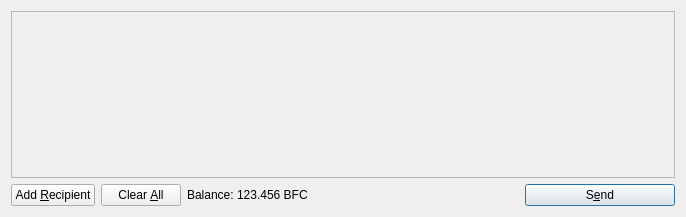
<?xml version="1.0" encoding="UTF-8"?>
<ui version="4.0">
 <class>SendCoinsDialog</class>
 <widget class="QDialog" name="SendCoinsDialog">
  <property name="geometry">
   <rect>
    <x>0</x>
    <y>0</y>
    <width>686</width>
    <height>217</height>
   </rect>
  </property>
  <property name="windowTitle">
   <string>Send Coins</string>
  </property>
  <layout class="QVBoxLayout" name="verticalLayout">
   <item>
    <widget class="QScrollArea" name="scrollArea">
     <property name="widgetResizable">
      <bool>true</bool>
     </property>
     <widget class="QWidget" name="scrollAreaWidgetContents">
      <property name="geometry">
       <rect>
        <x>0</x>
        <y>0</y>
        <width>666</width>
        <height>165</height>
       </rect>
      </property>
      <layout class="QVBoxLayout" name="verticalLayout_2">
       <property name="margin">
        <number>0</number>
       </property>
       <item>
        <layout class="QVBoxLayout" name="entries">
         <property name="spacing">
          <number>6</number>
         </property>
        </layout>
       </item>
       <item>
        <spacer name="verticalSpacer">
         <property name="orientation">
          <enum>Qt::Vertical</enum>
         </property>
         <property name="sizeHint" stdset="0">
          <size>
           <width>20</width>
           <height>40</height>
          </size>
         </property>
        </spacer>
       </item>
      </layout>
     </widget>
    </widget>
   </item>
   <item>
    <layout class="QHBoxLayout" name="horizontalLayout">
     <item>
      <widget class="QPushButton" name="addButton">
       <property name="toolTip">
        <string>Send to multiple recipients at once</string>
       </property>
       <property name="text">
        <string>Add &amp;Recipient</string>
       </property>
       <property name="icon">
        <iconset resource="../bitcoin.qrc">
         <normaloff>:/icons/add</normaloff>:/icons/add</iconset>
       </property>
       <property name="autoDefault">
        <bool>false</bool>
       </property>
      </widget>
     </item>
     <item>
      <widget class="QPushButton" name="clearButton">
       <property name="sizePolicy">
        <sizepolicy hsizetype="Minimum" vsizetype="Fixed">
         <horstretch>0</horstretch>
         <verstretch>0</verstretch>
        </sizepolicy>
       </property>
       <property name="toolTip">
        <string>Remove all transaction fields</string>
       </property>
       <property name="text">
        <string>Clear &amp;All</string>
       </property>
       <property name="icon">
        <iconset resource="../bitcoin.qrc">
         <normaloff>:/icons/remove</normaloff>:/icons/remove</iconset>
       </property>
       <property name="autoRepeatDelay">
        <number>300</number>
       </property>
       <property name="autoDefault">
        <bool>false</bool>
       </property>
      </widget>
     </item>
     <item>
      <layout class="QHBoxLayout" name="horizontalLayout_2">
       <property name="spacing">
        <number>3</number>
       </property>
       <item>
        <widget class="QLabel" name="label">
         <property name="text">
          <string>Balance:</string>
         </property>
        </widget>
       </item>
       <item>
        <widget class="QLabel" name="labelBalance">
         <property name="cursor">
          <cursorShape>IBeamCursor</cursorShape>
         </property>
         <property name="text">
          <string>123.456 BFC</string>
         </property>
         <property name="textInteractionFlags">
          <set>Qt::LinksAccessibleByMouse|Qt::TextSelectableByKeyboard|Qt::TextSelectableByMouse</set>
         </property>
        </widget>
       </item>
      </layout>
     </item>
     <item>
      <spacer name="horizontalSpacer">
       <property name="orientation">
        <enum>Qt::Horizontal</enum>
       </property>
       <property name="sizeHint" stdset="0">
        <size>
         <width>40</width>
         <height>20</height>
        </size>
       </property>
      </spacer>
     </item>
     <item>
      <widget class="QPushButton" name="sendButton">
       <property name="minimumSize">
        <size>
         <width>150</width>
         <height>0</height>
        </size>
       </property>
       <property name="toolTip">
        <string>Confirm the send action</string>
       </property>
       <property name="text">
        <string>S&amp;end</string>
       </property>
       <property name="icon">
        <iconset resource="../bitcoin.qrc">
         <normaloff>:/icons/send</normaloff>:/icons/send</iconset>
       </property>
       <property name="default">
        <bool>true</bool>
       </property>
      </widget>
     </item>
    </layout>
   </item>
  </layout>
 </widget>
 <resources>
  <include location="../bitcoin.qrc"/>
 </resources>
 <connections/>
</ui>
